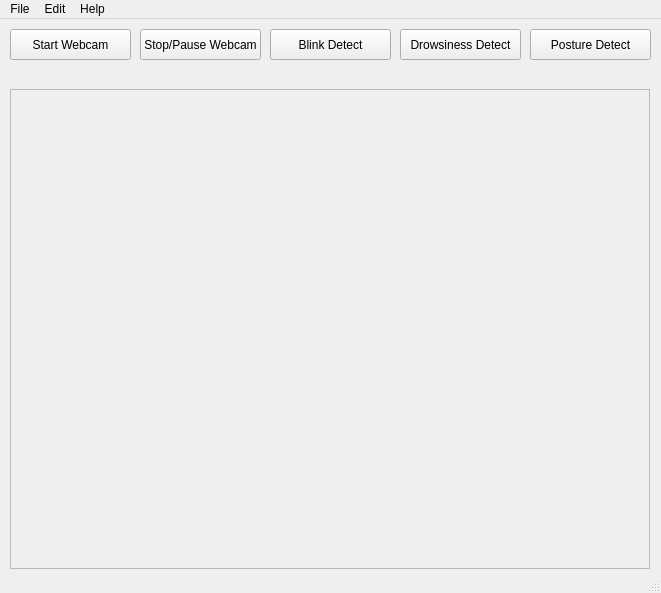
<?xml version="1.0" encoding="UTF-8"?>
<ui version="4.0">
 <class>MainWindow</class>
 <widget class="QMainWindow" name="MainWindow">
  <property name="geometry">
   <rect>
    <x>0</x>
    <y>0</y>
    <width>661</width>
    <height>593</height>
   </rect>
  </property>
  <property name="windowTitle">
   <string>MainWindow</string>
  </property>
  <widget class="QWidget" name="centralwidget">
   <widget class="QPushButton" name="stopButton">
    <property name="geometry">
     <rect>
      <x>140</x>
      <y>10</y>
      <width>121</width>
      <height>31</height>
     </rect>
    </property>
    <property name="text">
     <string>Stop/Pause Webcam</string>
    </property>
   </widget>
   <widget class="QPushButton" name="blinkDetect">
    <property name="geometry">
     <rect>
      <x>270</x>
      <y>10</y>
      <width>121</width>
      <height>31</height>
     </rect>
    </property>
    <property name="text">
     <string>Blink Detect</string>
    </property>
   </widget>
   <widget class="QPushButton" name="drowsinessDetect">
    <property name="geometry">
     <rect>
      <x>400</x>
      <y>10</y>
      <width>121</width>
      <height>31</height>
     </rect>
    </property>
    <property name="text">
     <string>Drowsiness Detect</string>
    </property>
   </widget>
   <widget class="QLabel" name="imgLabel">
    <property name="geometry">
     <rect>
      <x>10</x>
      <y>70</y>
      <width>640</width>
      <height>480</height>
     </rect>
    </property>
    <property name="frameShape">
     <enum>QFrame::StyledPanel</enum>
    </property>
    <property name="frameShadow">
     <enum>QFrame::Raised</enum>
    </property>
    <property name="text">
     <string/>
    </property>
   </widget>
   <widget class="QPushButton" name="startButton">
    <property name="geometry">
     <rect>
      <x>10</x>
      <y>10</y>
      <width>121</width>
      <height>31</height>
     </rect>
    </property>
    <property name="text">
     <string>Start Webcam</string>
    </property>
   </widget>
   <widget class="QPushButton" name="postureDetect">
    <property name="geometry">
     <rect>
      <x>530</x>
      <y>10</y>
      <width>121</width>
      <height>31</height>
     </rect>
    </property>
    <property name="text">
     <string>Posture Detect</string>
    </property>
   </widget>
  </widget>
  <widget class="QStatusBar" name="statusbar"/>
  <widget class="QMenuBar" name="menubar">
   <property name="geometry">
    <rect>
     <x>0</x>
     <y>0</y>
     <width>661</width>
     <height>21</height>
    </rect>
   </property>
   <widget class="QMenu" name="menuFile">
    <property name="title">
     <string>File</string>
    </property>
   </widget>
   <widget class="QMenu" name="menuEdit">
    <property name="title">
     <string>Edit</string>
    </property>
   </widget>
   <widget class="QMenu" name="menuHelp">
    <property name="title">
     <string>Help</string>
    </property>
   </widget>
   <addaction name="menuFile"/>
   <addaction name="menuEdit"/>
   <addaction name="menuHelp"/>
  </widget>
 </widget>
 <resources/>
 <connections/>
</ui>
